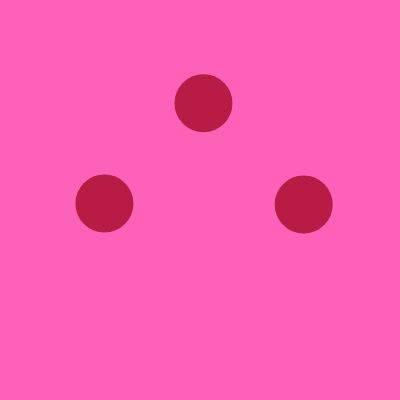
Frame 1 (no input)
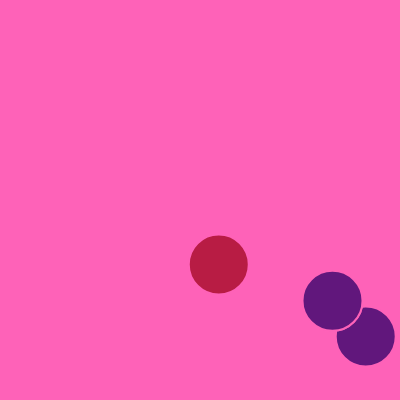
Frame 60 (no input)
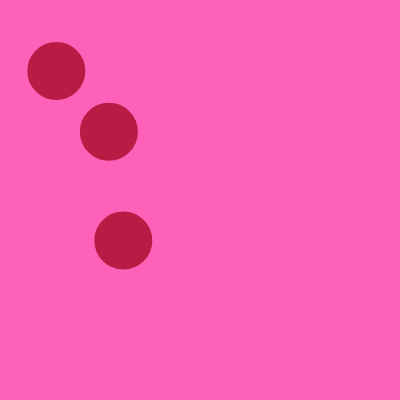
Frame 120 (the mouse pressed at the canvas centre since frame 60)

The p5.js sketch that drew these frames (run headless with seeded random() and noise() and a simulated clock; from frame 60 on, the mouse is pressed at the canvas centre):

// p5.js sketch
// ── sketch.js
// DM2008 — Activity 5a [Guided]
// Colliding Circles (30 min)
//
// A vector stores position and movement together — cleaner than separate x and y variables.
// Your job is to get two balls moving, then detect and respond to their collision.
//
// Suggested order:
// 1. Create two Ball objects in setup()
// 2. Check the distance between them in draw()
// 3. Trigger a visual response when they collide
// 4. Implement edge behaviour in move() — wrap or bounce, your choice
//
// Stretch: add a third ball, or make the collision response affect both balls.

let balls = [];

function setup() {
  createCanvas(400, 400);
  // Create two balls at different starting positions
  balls.push(new Ball(100, 200));
  balls.push(new Ball(300, 200));
  balls.push(new Ball(200, 100));
}

function draw() {
  background("#fe62b8");

  // Check collision between the two balls
  // dist() measures the distance between their centers
  // They overlap when that distance is less than the sum of their radii

  let d = dist(balls[0].pos.x, balls[0].pos.y, balls[1].pos.x, balls[1].pos.y);
  let colliding = d < balls[0].r + balls[1].r; // true when the balls overlap, false otherwise

  for (let i = 0; i < balls.length; i++) {
    balls[i].move();
    balls[i].show(colliding);
    balls[i].checkCollision(balls);
  }
}

class Ball {
  constructor(x, y) {
    // pos and vel are vectors — they store x and y together as one object
    this.pos = createVector(x, y);
    this.vel = createVector(random(3, 5), random(3, 5));
    this.r = 30;

    if(random() > 1) {
      this.vel.mult(-1);
    }
  }

  move() {
    // Adding the velocity vector to position moves the ball each frame
    this.pos.add(this.vel);

    // Handle edges — could you make this bounce instead of wrap?
    if (this.pos.x > width - this.r) {
      this.vel.x *= -1;
    }
    if (this.pos.x < this.r) {
      this.vel.x *= -1;
    }
    if (this.pos.y > height - this.r) {
      this.vel.y *= -1;
    }
    if (this.pos.y < this.r) {
      this.vel.y *= -1;
    }
  }

  show(colliding) {
    // colliding is true or false — try using it in an if/else to change fill or size
    stroke("#fe62b8");
    strokeWeight(2)
    fill("#b81c44");
    ellipse(this.pos.x, this.pos.y, this.r * 2);
  }
  checkCollision(others) {
    for (let i = 0; i < others.length; i++) {
      // Make sure we do not compare the ball to itself
      if (others[i] !== this) {
        let other = others[i];
        let d = dist(this.pos.x, this.pos.y, other.pos.x, other.pos.y);
        if (d < this.r + other.r) {
          push();
          fill("#61177c");
          ellipse(this.pos.x, this.pos.y, this.r * 2); // highlight on collision
          pop();
        }
      }
    }
  }
}
